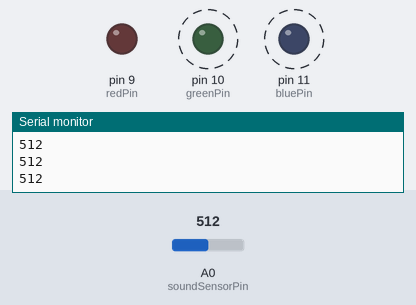
Bench run of a sketch on a simulated Arduino Uno, built with avr-gcc and run on an emulated ATmega328P. Shown: output pins drawn as LEDs (lit = HIGH), the last lines printed to the serial monitor. Dashed ring = blinking. Inputs (shaded band) come from the test bench; at power-on: A0 (soundSensorPin) = 512.

Above: at 1.2 s.
1.3 s: A0 (soundSensorPin) set to 106
4.3 s: A0 (soundSensorPin) set to 96
At 4.3 s:
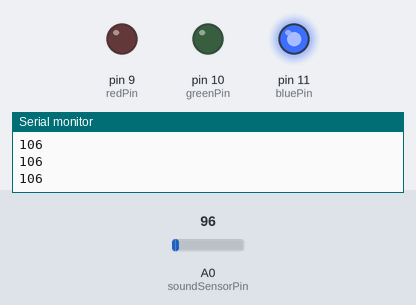
5.8 s: A0 (soundSensorPin) set to 122
At 8.7 s:
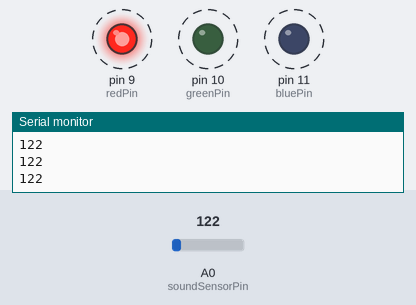
8.8 s: A0 (soundSensorPin) set to 90
At 9.6 s:
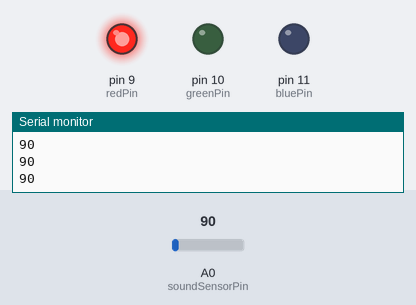
Timing chart, 0 to 11.3 s (numbered marks = the images above; inputs shaded):
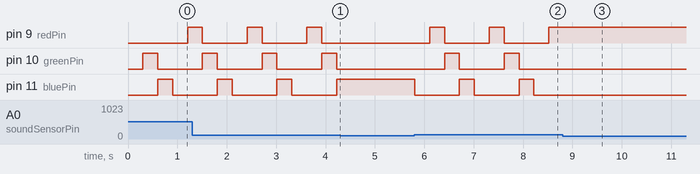

The sketch:

soundSensor.ino
```cpp
const int soundSensorPin = A0;    // Analog pin connected to the sound sensor
const int redPin = 9;             // PWM pin for red LED channel
const int greenPin = 10;          // PWM pin for green LED channel
const int bluePin = 11;           // PWM pin for blue LED channel

int threshold = 100;               // Sound level threshold to trigger change
unsigned long lastTime = 0;       // Timestamp of the last state change
unsigned long debounceDelay = 300; // Minimum interval between triggers (ms)

int state = 0;                    // Current LED state: 0=red, 1=green, 2=blue, 3=off

void setup() {
  pinMode(redPin, OUTPUT);        // Set red LED pin as output
  pinMode(greenPin, OUTPUT);      // Set green LED pin as output
  pinMode(bluePin, OUTPUT);       // Set blue LED pin as output
  Serial.begin(9600);             // Start serial for debugging sound readings
}

void loop() {
  int soundValue = analogRead(soundSensorPin);  // Read sound sensor value
  Serial.println(soundValue);                   // Print value for monitoring

  // If sound exceeds threshold and debounce time has passed...
  if (soundValue > threshold && (millis() - lastTime) > debounceDelay) {
    state = (state + 1) % 4;    // Cycle through 0→1→2→3→0
    lastTime = millis();        // Update last trigger time
    updateColor();              // Apply new LED color based on state
  }
}

void updateColor() {
  switch (state) {
    case 0: // RED state
      digitalWrite(redPin, HIGH);   // Turn red LED on
      digitalWrite(greenPin, LOW);  // Ensure green LED is off
      digitalWrite(bluePin, LOW);   // Ensure blue LED is off
      break;
    case 1: // GREEN state
      digitalWrite(redPin, LOW);    // Ensure red LED is off
      digitalWrite(greenPin, HIGH); // Turn green LED on
      digitalWrite(bluePin, LOW);   // Ensure blue LED is off
      break;
    case 2: // BLUE state
      digitalWrite(redPin, LOW);    // Ensure red LED is off
      digitalWrite(greenPin, LOW);  // Ensure green LED is off
      digitalWrite(bluePin, HIGH);  // Turn blue LED on
      break;
    case 3: // OFF state
      digitalWrite(redPin, LOW);    // Turn red LED off
      digitalWrite(greenPin, LOW);  // Turn green LED off
      digitalWrite(bluePin, LOW);   // Turn blue LED off
      break;
  }
}
```

Measured:
- the behaviour switches between 101 and 100 on A0 (soundSensorPin) (found by bisection; images 0 and 1)
- after the input at 4.3 s, pin 9 (redPin): stays LOW (without the input it goes to HIGH after 0.53 s); pin 10 (greenPin): stays LOW (without the input it goes to HIGH after 0.83 s); pin 11 (bluePin): stays HIGH (without the input it goes to LOW after 0.22 s)
- after the input at 5.8 s, pin 9 (redPin): alternates HIGH for 0.30 s and LOW for 0.90 s, starting after 0.31 s; pin 10 (greenPin): alternates HIGH for 0.30 s and LOW for 0.90 s, starting after 0.61 s; pin 11 (bluePin): alternates HIGH for 0.30 s and LOW for 0.90 s, starting at once
- after the input at 8.8 s, pin 9 (redPin): stops changing and stays HIGH; pin 10 (greenPin), pin 11 (bluePin): stops changing and stays LOW
- by itself, pin 9 (redPin), pin 10 (greenPin), pin 11 (bluePin): alternates HIGH for 0.30 s and LOW for 0.90 s
